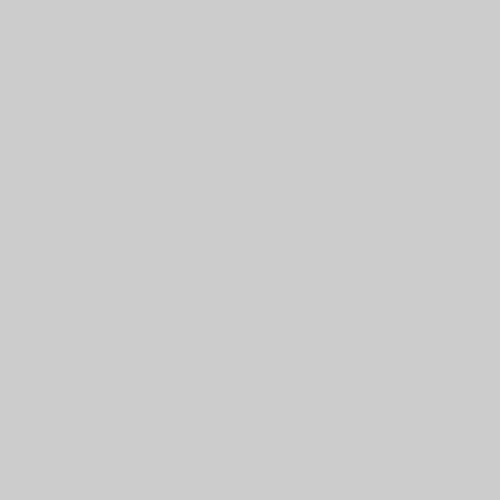
Frame 1 (no input)
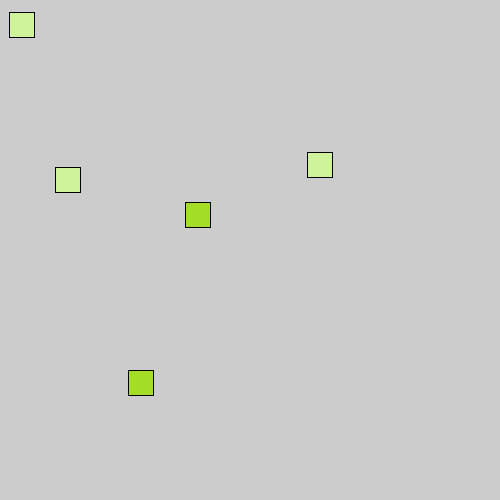
Frame 60 (the mouse pressed at the canvas centre just before this capture)
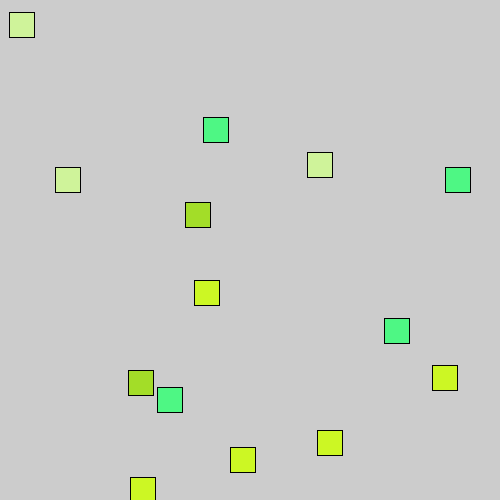
Frame 120 (the mouse held since frame 60 and released just before this capture)

The Processing sketch that drew these frames (run headless with seeded random() and noise(); from frame 60 on, the mouse is pressed at the canvas centre):

// Processing sketch: conditionals
// ── conditionals.pde
int a = 4;
int b = 3;
color fillColor=color(0);

void setup(){
  size(500,500);
 
}
void draw() {

  a++;
  a%=25;
  b++;
  b%=13;
  fill(fillColor);
  if (a == b) {
    //println("a is equal to b");
    ellipse(random(width), random(height), 25, 25);
  } else if (a < b) {
    //println("a is less than b");
    rect(random(width), random(height), 25, 25);
  } else {
    //println("a must be greater than b");
    fillColor=color(random(256),random(256),random(256));
  }
}
